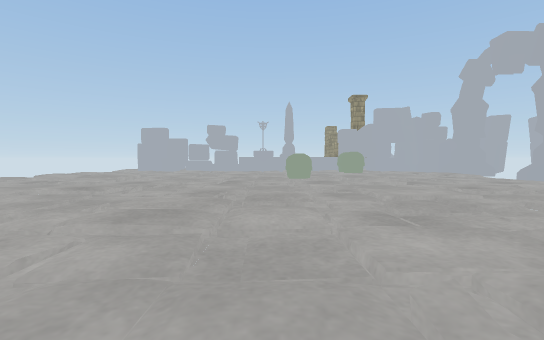
view 1 (above)

16 first-person views from a walk through a Unity game level. The camera is 0.59 m above the floor, tilts 2° down and sees 85° across. The floor is counted in squares, 1 m on a side. Each view is taken from the middle of a square. On the plan, view 1 faces up. The plan holds only what a view shows up to about 9 squares ahead; the rest is blank. The place goes on beyond the plan. The player is left out. Some animated figures are left out. Surface patterns are stand-ins for the level's own textures.

view 2
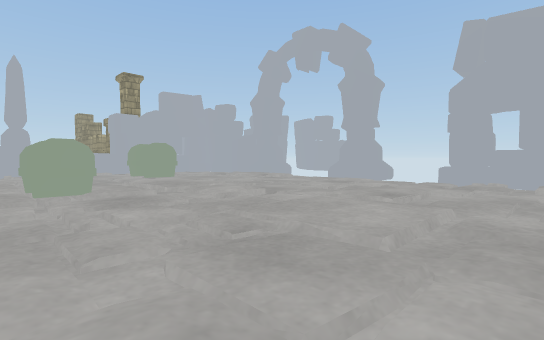

view 3
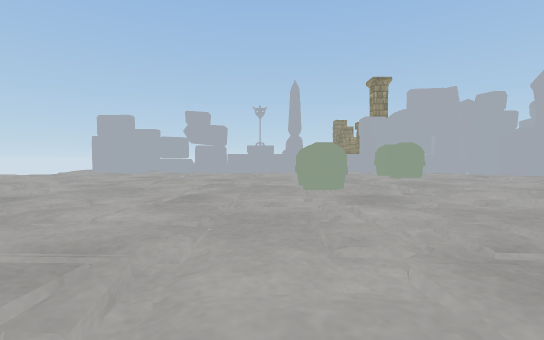

view 4
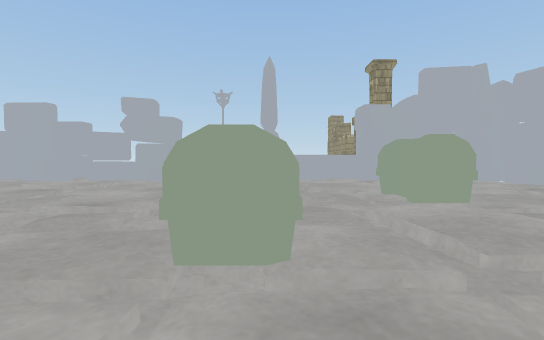

view 5
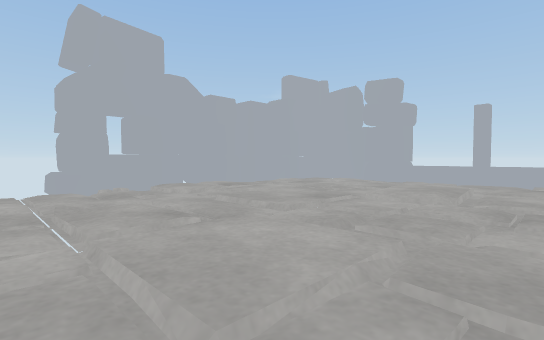

view 6
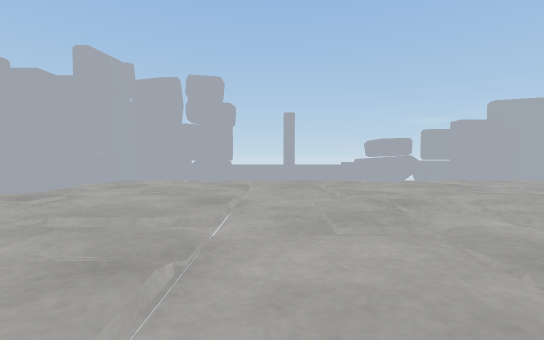

view 7
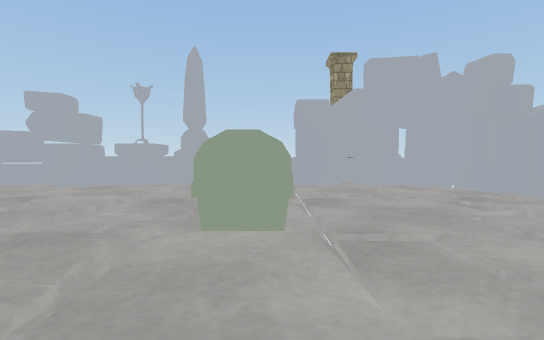

view 8
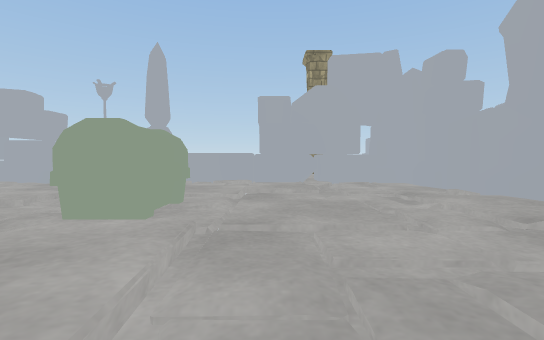

view 9
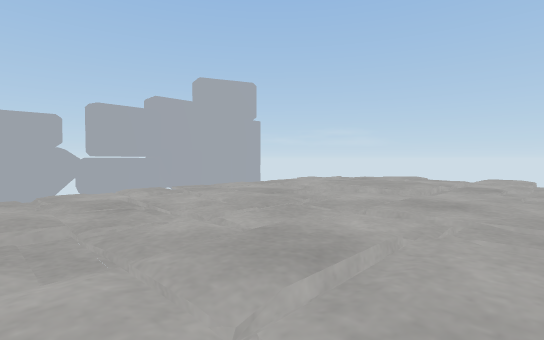

view 10
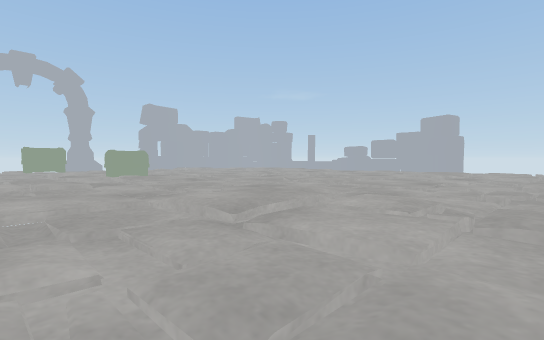

view 11
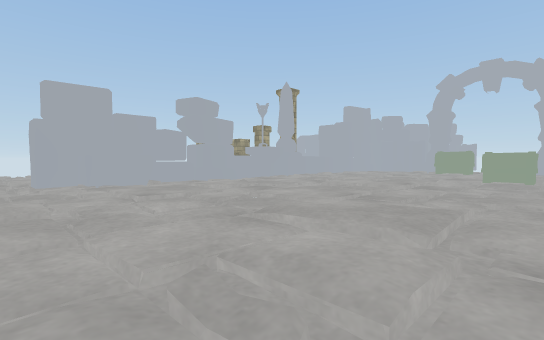

view 12
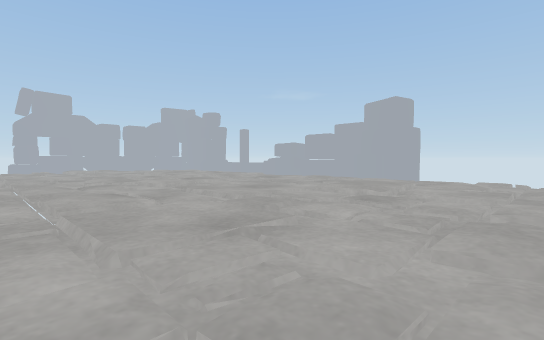

view 13
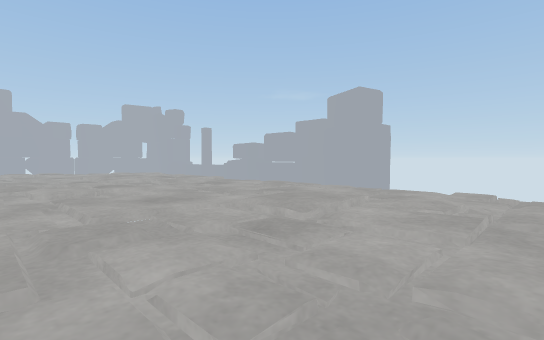

view 14
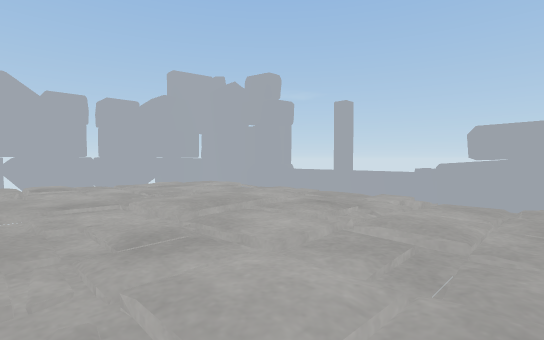

view 15
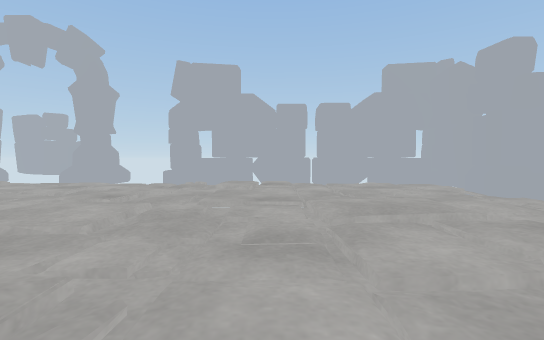

view 16
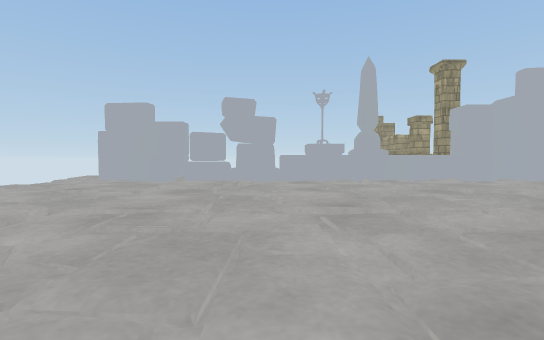

### Floor plan
Key: @ floor where view 1 was taken; # wall or solid block; x gap in a wall; . main floor; : floor 0.05 m higher than the main floor; - floor 0.05 m lower than the main floor; + floor 0.1 m higher than the main floor; _ floor 0.1 m lower than the main floor; / step, stairs or slope; = window, fence, low wall or low ledge; ^ raised ledge; O other object.
Columns run from 8 left of view 1 to 8 right of it. Each row starts with its distance up from view 1.
 17       #
 16 .################
 15 -..-.-.--..-.-.=#
 14 ._..:_..._..:_.##
 13 :-...-_.:-...-_.#
 12 _.....-:_.....-:#
 11 :..-...::..O...:
 10 .:/+.....:/O....
  9 ://+.._.:O/+.._.#
  8 .._:-....._:-...#
  7 -..-._.--..-.-.-
  6 ._..:_..._..:_.##
  5 :-...-_.:-...-_.#
  4 _.....-:_.....-:#
  3 :..-...::..-...:#
  2 .:/+.....:/+....#
  1 ://+.._.://+.._##
  0 .._:-...@._:-..##
 -1 -..-#####..-=###
 -2    x#####^^^^###

Positions as (right, up) in squares from view 1, and headings:
1: (0, 0), facing up
2: (0, 4), facing up-right
3: (0, 4), facing up
4: (1, 7), facing up
5: (1, 7), facing down-right
6: (3, 7), facing down
7: (3, 8), facing up
8: (4, 8), facing up
9: (0, 4), facing down-left
10: (-8, 12), facing down-right
11: (-8, 8), facing up-right
12: (-8, 7), facing down-right
13: (-8, 5), facing down-right
14: (-1, 4), facing down-right
15: (-1, 3), facing right
16: (-2, 7), facing up
